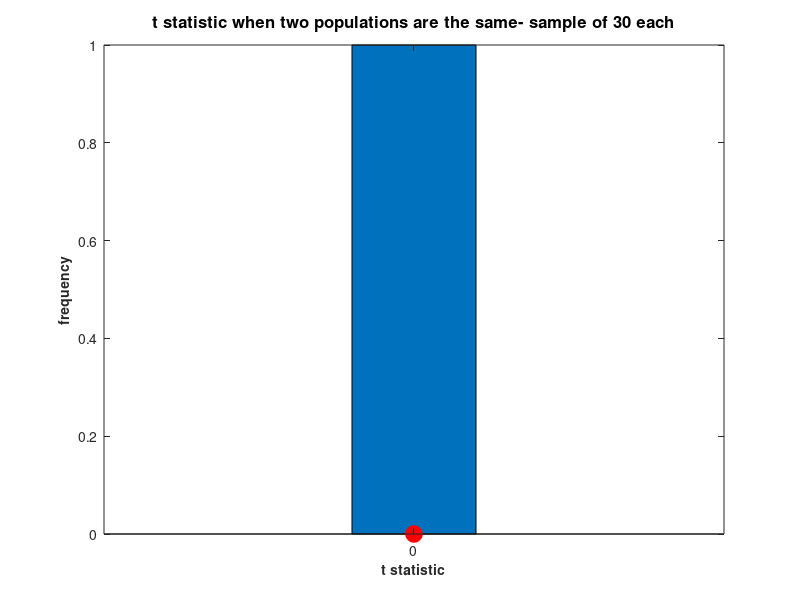

The MATLAB script that drew this image: (Note: this script raises an error after producing the figure.)
function tsampdist
%function to show sampling dist of t
tdat = [];
for ia = 1:1000
    a = randn(30,1);
    b = randn(30,1);
    [tstat,df] = ttest(a,b);
    tdat = [tdat,tstat];
    [n,xout] = hist(tdat,round(sqrt(length(tdat))));
    bh = bar(xout,n,'barwidth',1);
    hold on
    plot(tstat,0,'ro','markerfacecolor','r','markersize',12);
    hold off
    set(gca,'xlim',[-5,5])
    title('t statistic when two populations are the same- sample of 30 each','fontsize',12,'fontweight','bold')
    xlabel('t statistic','fontsize',10,'fontweight','bold')
    ylabel('frequency','fontsize',10,'fontweight','bold')
    if ia == 1
        maximize
    end
    if ia < 5
        pause(2)
    elseif ia >= 5 && ia < 50
        pause(0.3)
    else
        pause(0.01)
    end
end
